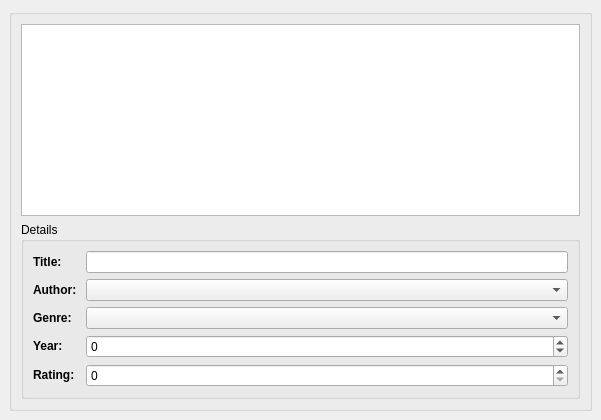
<?xml version="1.0" encoding="UTF-8"?>
<ui version="4.0">
 <class>BookWindow</class>
 <widget class="QMainWindow" name="BookWindow">
  <property name="geometry">
   <rect>
    <x>0</x>
    <y>0</y>
    <width>601</width>
    <height>420</height>
   </rect>
  </property>
  <property name="windowTitle">
   <string>Books</string>
  </property>
  <widget class="QWidget" name="centralWidget">
   <layout class="QVBoxLayout">
    <property name="spacing">
     <number>6</number>
    </property>
    <property name="leftMargin">
     <number>9</number>
    </property>
    <property name="topMargin">
     <number>9</number>
    </property>
    <property name="rightMargin">
     <number>9</number>
    </property>
    <property name="bottomMargin">
     <number>9</number>
    </property>
    <item>
     <widget class="QGroupBox" name="groupBox">
      <property name="title">
       <string/>
      </property>
      <layout class="QVBoxLayout">
       <property name="spacing">
        <number>6</number>
       </property>
       <property name="leftMargin">
        <number>9</number>
       </property>
       <property name="topMargin">
        <number>9</number>
       </property>
       <property name="rightMargin">
        <number>9</number>
       </property>
       <property name="bottomMargin">
        <number>9</number>
       </property>
       <item>
        <widget class="QTableView" name="bookTable">
         <property name="selectionBehavior">
          <enum>QAbstractItemView::SelectRows</enum>
         </property>
        </widget>
       </item>
       <item>
        <widget class="QGroupBox" name="groupBox_2">
         <property name="title">
          <string>Details</string>
         </property>
         <layout class="QFormLayout">
          <item row="0" column="0">
           <widget class="QLabel" name="label_5">
            <property name="text">
             <string>&lt;b&gt;Title:&lt;/b&gt;</string>
            </property>
           </widget>
          </item>
          <item row="0" column="1">
           <widget class="QLineEdit" name="titleEdit">
            <property name="enabled">
             <bool>true</bool>
            </property>
           </widget>
          </item>
          <item row="1" column="0">
           <widget class="QLabel" name="label_2">
            <property name="text">
             <string>&lt;b&gt;Author: &lt;/b&gt;</string>
            </property>
           </widget>
          </item>
          <item row="1" column="1">
           <widget class="QComboBox" name="authorEdit">
            <property name="enabled">
             <bool>true</bool>
            </property>
           </widget>
          </item>
          <item row="2" column="0">
           <widget class="QLabel" name="label_3">
            <property name="text">
             <string>&lt;b&gt;Genre:&lt;/b&gt;</string>
            </property>
           </widget>
          </item>
          <item row="2" column="1">
           <widget class="QComboBox" name="genreEdit">
            <property name="enabled">
             <bool>true</bool>
            </property>
           </widget>
          </item>
          <item row="3" column="0">
           <widget class="QLabel" name="label_4">
            <property name="text">
             <string>&lt;b&gt;Year:&lt;/b&gt;</string>
            </property>
           </widget>
          </item>
          <item row="3" column="1">
           <widget class="QSpinBox" name="yearEdit">
            <property name="enabled">
             <bool>true</bool>
            </property>
            <property name="prefix">
             <string/>
            </property>
            <property name="minimum">
             <number>-1000</number>
            </property>
            <property name="maximum">
             <number>2100</number>
            </property>
           </widget>
          </item>
          <item row="4" column="0">
           <widget class="QLabel" name="label">
            <property name="text">
             <string>&lt;b&gt;Rating:&lt;/b&gt;</string>
            </property>
           </widget>
          </item>
          <item row="4" column="1">
           <widget class="QSpinBox" name="ratingEdit">
            <property name="maximum">
             <number>5</number>
            </property>
           </widget>
          </item>
         </layout>
        </widget>
       </item>
      </layout>
     </widget>
    </item>
   </layout>
  </widget>
 </widget>
 <tabstops>
  <tabstop>bookTable</tabstop>
  <tabstop>titleEdit</tabstop>
  <tabstop>authorEdit</tabstop>
  <tabstop>genreEdit</tabstop>
  <tabstop>yearEdit</tabstop>
 </tabstops>
 <resources/>
 <connections/>
</ui>
